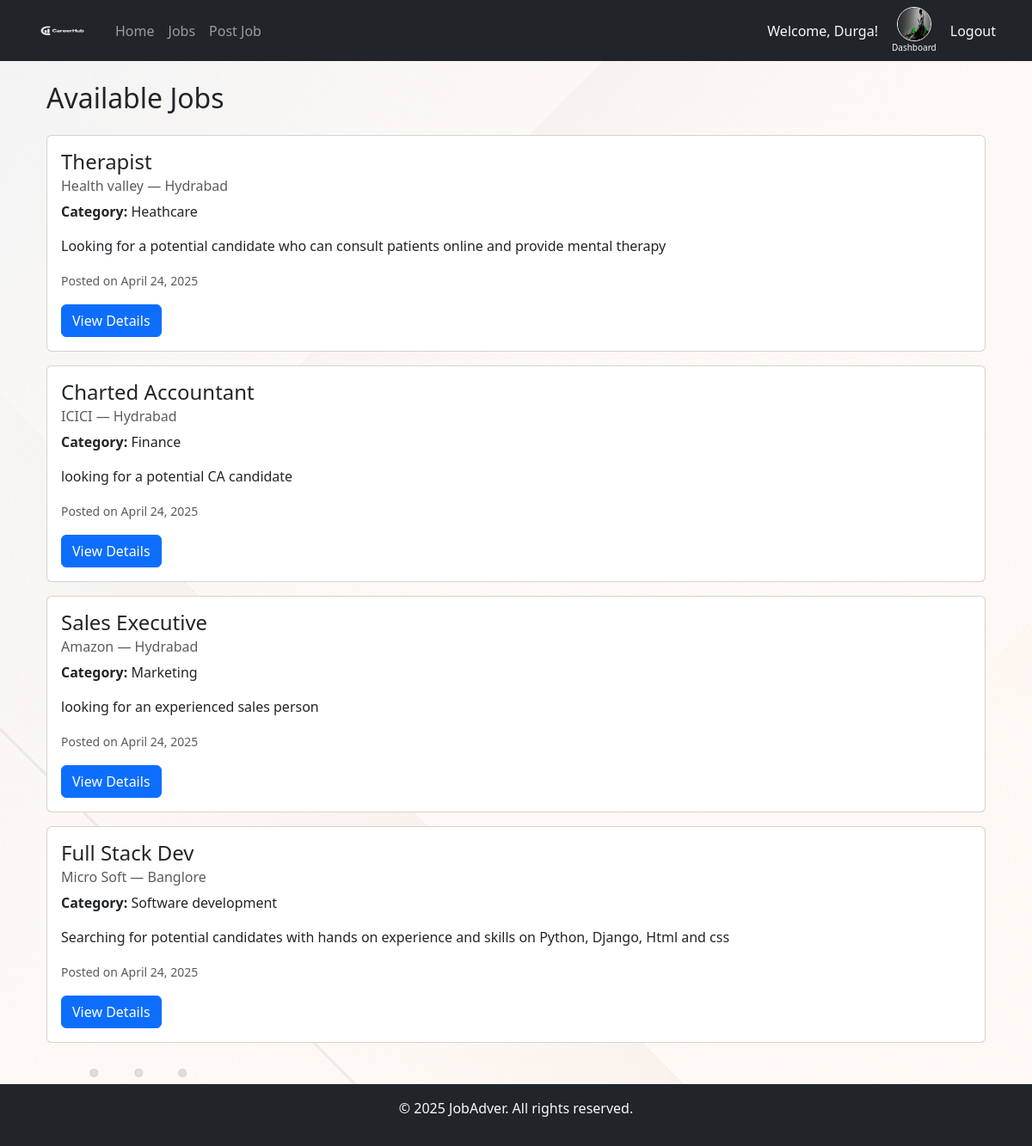
The page /jobs/ (signed in) on the database its author committed.
### job_app/models.py (models this page shows, shortened)
class CustomUser(AbstractUser):
    USER_TYPE_CHOICES = (
        ('employer', 'Employer'),
        ('employee', 'Employee'),
    )
    user_type = models.CharField(max_length=10, choices=USER_TYPE_CHOICES, default='employee')

class Profile(models.Model):
    USER_TYPE_CHOICES = (
        ('employee', 'Employee'),
        ('employer', 'Employer'),
    )
    user = models.OneToOneField(settings.AUTH_USER_MODEL, on_delete=models.CASCADE)
    user_type = models.CharField(max_length=20, choices=USER_TYPE_CHOICES)
    profile_picture = models.ImageField(upload_to='profile_pics/', null=True, blank=True)

class Job(models.Model):
    JobRole = models.CharField(max_length=200)
    company = models.CharField(max_length=200)
    location = models.CharField(max_length=200)
    category = models.CharField(max_length=100)
    description = models.TextField()
    posted_on = models.DateTimeField(auto_now_add=True)
    posted_by = models.ForeignKey(settings.AUTH_USER_MODEL, on_delete=models.CASCADE)

### job_app/views.py (the view)
# urls.py: path('jobs/', views.job_list, name='job_list'),
def job_list(request):
    keyword = request.GET.get('keyword', '')
    location = request.GET.get('location', '')
    Jobs = Job.objects.all().order_by('-posted_on')
    if keyword:
        Jobs = Jobs.filter(Q(JobRole__icontains=keyword) | Q(description__icontains=keyword))
    if location:
        Jobs = Jobs.filter(location__icontains=location)
    return render(request, 'job_app/joblist.html', {
        'Jobs': Jobs,
        'keyword': keyword,
        'location': location
    })

### job_app/templates/job_app/joblist.html (shortened to what this page needs)
{% extends 'job_app/base.html' %}
{% block content %}
<div class="container mt-4">
    <h2 class="mb-4">Available Jobs</h2>
    {% for Job in Jobs %}
    <div class="card mb-3">
        <div class="card-body">
            <h4 class="card-title">{{ Job.JobRole }}</h4>
            <h6 class="card-subtitle mb-2 text-muted">{{ Job.company }} — {{ Job.location }}</h6>
            <p><strong>Category:</strong> {{ Job.category }}</p>
            <p>{{ Job.description }}</p>
            <p class="text-muted"><small>Posted on {{ Job.posted_on|date:"F d, Y" }}</small></p>
            <a href="{% url 'job_detail' job_id=Job.id %}" class="btn btn-primary">View Details</a>
        </div>
    </div>
    {% empty %}
        <p>No jobs available yet.</p>
    {% endfor %}
</div>
{% endblock %}

### job_app/templates/job_app/base.html (shortened to what this page needs)
<!DOCTYPE html>
<html lang="en">
<head>
    <link href="https://cdn.jsdelivr.net/npm/bootstrap@5.3.0/dist/css/bootstrap.min.css" rel="stylesheet">
    {% load static %}
    <link rel="stylesheet" type="text/css" href="{% static 'css/style.css' %}">
</head>
<body>
<nav class="navbar navbar-expand-lg navbar-dark bg-dark">
    <div class="container">
        <a class="navbar-brand d-flex align-items-center" href="/">
            <img src="{% static 'images/logo.png' %}" alt="CareerHub Logo" width="60" height="40" class="me-2">
        </a>
        <div class="collapse navbar-collapse" id="navbarNav">
            <ul class="navbar-nav me-auto">
                <li class="nav-item"><a class="nav-link" href="/">Home</a></li>
                <li class="nav-item"><a class="nav-link" href="/jobs/">Jobs</a></li>
                {% if user.is_authenticated and user.user_type == 'employer' %}
                    <li class="nav-item"><a class="nav-link" href="{% url 'post_job' %}">Post Job</a></li>
                {% endif %}
            </ul>
            {% if user.is_authenticated %}
            <div class="d-flex align-items-center">
                <span class="text-light me-3">Welcome, {{ user.username }}!</span>
                {% if user.profile.profile_picture %}
                <div class="d-flex flex-column align-items-center">
                    <a href="{% url 'dashboard' %}" class="nav-link p-0">
                        <img src="{{ user.profile.profile_picture.url }}" alt="Profile Picture"
                             class="rounded-circle border border-light" width="40" height="40">
                    </a>
                    <small class="text-light" style="font-size: 10px;">Dashboard</small>
                </div>
                {% endif %}
                <a class="nav-link text-light ms-3" href="#"
                onclick="event.preventDefault();
                         if (confirm('Are you sure you want to log out?')) {
                             document.getElementById('logout-form').submit();
                         }">
                 Logout
             </a>
         </div>
            {% else %}
            <ul class="navbar-nav">
                <li class="nav-item"><a class="nav-link" href="{% url 'login' %}">Login</a></li>
                <li class="nav-item"><a class="nav-link" href="{% url 'register' %}">Signup!</a></li>
            </ul>
            {% endif %}
        </div>
    </div>
</nav>
 <div class="container mt-4">
    {% block content %}{% endblock %}
</div>
<footer class="bg-dark text-light text-center p-3 mt-5">
    <p>&copy; 2025 JobAdver. All rights reserved.</p>
</footer>
</body>
</html>

### job_app/static/css/style.css (style rules this page uses)
body { background-image: url('/static/images/baground.png'); background-size: cover; background-repeat: no-repeat; background-attachment: fixed; }

### rows shown on the page
CustomUser: username "Durga", profile.profile_picture (picture)
Job: JobRole "Therapist", company "Health valley", location "Hydrabad", category "Heathcare", description "Looking for a potential candidate who can consult patients online and provide mental therapy", posted_on "April 24, 2025"
Job: JobRole "Charted Accountant", company "ICICI", location "Hydrabad", category "Finance", description "looking for a potential CA candidate", posted_on "April 24, 2025"
Job: JobRole "Sales Executive", company "Amazon", location "Hydrabad", category "Marketing", description "looking for an experienced sales person", posted_on "April 24, 2025"
Job: JobRole "Full Stack Dev", company "Micro Soft", location "Banglore", category "Software development", description "Searching for potential candidates with hands on experience and skills on Python, Django, Html and css", posted_on "April 24, 2025"
